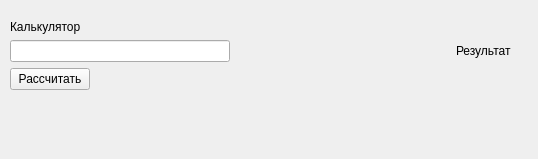
<?xml version="1.0" encoding="UTF-8"?>
<ui version="4.0">
 <class>MainWindow</class>
 <widget class="QMainWindow" name="MainWindow">
  <property name="geometry">
   <rect>
    <x>0</x>
    <y>0</y>
    <width>538</width>
    <height>159</height>
   </rect>
  </property>
  <property name="windowTitle">
   <string>Калькулятор</string>
  </property>
  <widget class="QWidget" name="centralwidget">
   <widget class="QWidget" name="">
    <property name="geometry">
     <rect>
      <x>10</x>
      <y>20</y>
      <width>501</width>
      <height>91</height>
     </rect>
    </property>
    <layout class="QFormLayout" name="formLayout">
     <item row="1" column="0">
      <widget class="QPushButton" name="calculate">
       <property name="text">
        <string>Рассчитать</string>
       </property>
      </widget>
     </item>
     <item row="0" column="0" colspan="2">
      <layout class="QVBoxLayout" name="verticalLayout">
       <item>
        <widget class="QLabel" name="label_2">
         <property name="text">
          <string>Калькулятор</string>
         </property>
        </widget>
       </item>
       <item>
        <layout class="QHBoxLayout" name="horizontalLayout">
         <item>
          <widget class="QLineEdit" name="input"/>
         </item>
         <item>
          <spacer name="horizontalSpacer">
           <property name="orientation">
            <enum>Qt::Horizontal</enum>
           </property>
           <property name="sizeHint" stdset="0">
            <size>
             <width>40</width>
             <height>20</height>
            </size>
           </property>
          </spacer>
         </item>
         <item>
          <widget class="QLabel" name="result">
           <property name="text">
            <string>Результат</string>
           </property>
          </widget>
         </item>
        </layout>
       </item>
      </layout>
     </item>
    </layout>
   </widget>
  </widget>
  <widget class="QMenuBar" name="menubar">
   <property name="geometry">
    <rect>
     <x>0</x>
     <y>0</y>
     <width>538</width>
     <height>21</height>
    </rect>
   </property>
  </widget>
 </widget>
 <resources/>
 <connections/>
</ui>
